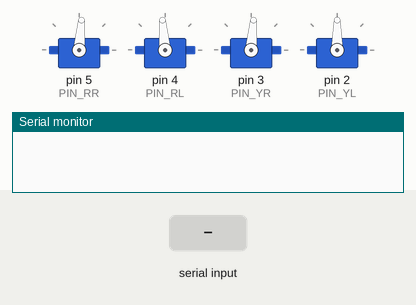
Simulated run of this sketch. Board: Arduino Uno, built with avr-gcc and run on an emulated ATmega328P. On the bench: 4 × servo, the last lines printed to the serial monitor. The inputs (shaded band) are chosen by the test bench.

Above: at 1.2 s.
1.3 s: "F" received over Serial
At 2.9 s:
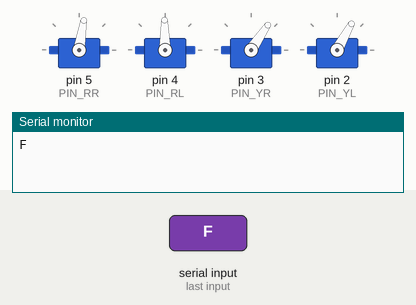
4.3 s: "B" received over Serial
At 6.8 s:
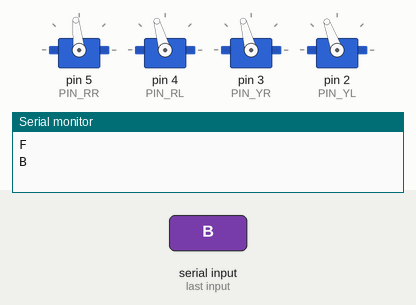
7.3 s: "L" received over Serial
At 8.8 s:
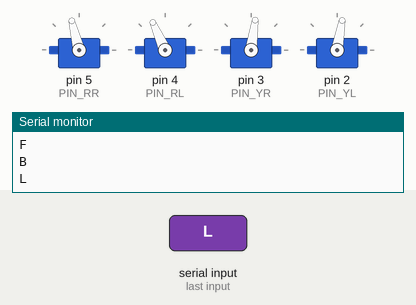
10.3 s: "R" received over Serial
At 11.9 s:
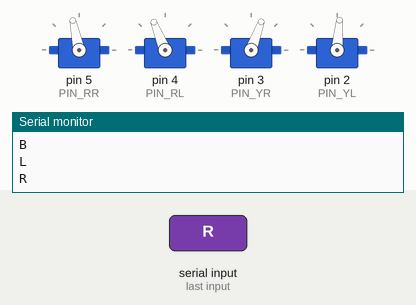
13.3 s: "F" received over Serial
16.3 s: "B" received over Serial
Timing chart, 0 to 24.5 s (numbered marks = the images above; inputs shaded):
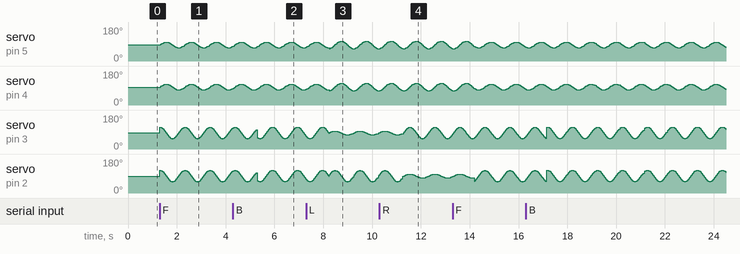

The sketch:

project_8_code2_bluetooth_control.ino
```cpp
#include <Servo.h>
#include <Oscillator.h>
#include <EEPROM.h>
#define N_SERVOS 4
//-- First step: Configure the pins where the servos are attached
/*
         ---------------
        |     O   O     |
        |---------------|
YR 3==> |               | <== YL 2
         ---------------
            ||     ||
            ||     ||
RR 5==>   -----   ------  <== RL 4
         |-----   ------|
*/
#define EEPROM_TRIM false

//调整开始舵机的角度 (注意：这里必须调整)
#define TRIM_RR (-5)  //right02
#define TRIM_RL 5  //left02
#define TRIM_YR (-5)  //right01
#define TRIM_YL 0  //left01

//舵机引脚
#define PIN_RR 5
#define PIN_RL 4
#define PIN_YR 3
#define PIN_YL 2
#define INTERVALTIME 10.0
Oscillator servo[N_SERVOS];

#include "SR04.h"
#define TRIG_PIN 6  //超声波发送引脚
#define ECHO_PIN 7  //超声波发送引脚
SR04 sr04 = SR04(ECHO_PIN,TRIG_PIN);
long a;
int i = 0;
int val = 0;

//各函数声明
void goingUp(int tempo);
void drunk (int tempo);
void noGravity(int tempo);
void kickLeft(int tempo);
void kickRight(int tempo);
void run(int steps, int T=500);
void walk(int steps, int T=1000);
void backyard(int steps, int T=3000);
void backyardSlow(int steps, int T=5000);
void turnLeft(int steps, int T=3000);
void turnRight(int steps, int T=3000);
void moonWalkLeft(int steps, int T=1000);
void moonWalkRight(int steps, int T=1000);
void crusaito(int steps, int T=1000);
void swing(int steps, int T=1000);
void upDown(int steps, int T=1000);
void flapping(int steps, int T=1000);

int t=495;
double pause=0;

//机器人停止
void Stop()
{
  for(int i=0;i<4;i++) servo[i].SetPosition(90);
}

//机器人后退
 void backyard(int steps, int T)
{
  int A[4]= {15, 15, 30, 30};
  int O[4] = {0, 0, 0, 0};
  double phase_diff[4] = {DEG2RAD(0), DEG2RAD(0), DEG2RAD(-90), DEG2RAD(-90)};
  for(int i=0;i<steps;i++)oscillate(A,O, T, phase_diff);
}

char bluetooth_val;  //字符变量，用于存放蓝牙接收到的值

//机器人左转
 void turnLeft(int steps, int T)
{
  int A[4]= {20, 20, 10, 30};
  int O[4] = {0, 0, 0, 0};
  double phase_diff[4] = {DEG2RAD(0), DEG2RAD(0), DEG2RAD(90), DEG2RAD(90)};
  for(int i=0;i<steps;i++)oscillate(A,O, T, phase_diff);
}

//机器人右转
 void turnRight(int steps, int T)
{
  int A[4]= {20, 20, 30, 10};
  int O[4] = {0, 0, 0, 0};
  double phase_diff[4] = {DEG2RAD(0), DEG2RAD(0), DEG2RAD(90), DEG2RAD(90)};
  for(int i=0;i<steps;i++)oscillate(A,O, T, phase_diff);
}

//机器人前进
 void walk(int steps, int T)
{
  int A[4]= {15, 15, 30, 30};
  int O[4] = {0, 0, 0, 0};
  double phase_diff[4] = {DEG2RAD(0), DEG2RAD(0), DEG2RAD(90), DEG2RAD(90)};
  for(int i=0;i<steps;i++)oscillate(A,O, T, phase_diff);
}

void oscillate(int A[N_SERVOS], int O[N_SERVOS], int T, double phase_diff[N_SERVOS]){
  for (int i=0; i<4; i++) {
    servo[i].SetO(O[i]);
    servo[i].SetA(A[i]);
    servo[i].SetT(T);
    servo[i].SetPh(phase_diff[i]);
  }
  double ref=millis();
   for (double x=ref; x<T+ref; x=millis()){
     for (int i=0; i<4; i++){
        servo[i].refresh();
     }
  }
}

unsigned long final_time;
unsigned long interval_time;
int oneTime;
int iteration;
float increment[N_SERVOS];
int oldPosition[]={90,90,90,90};

void moveNServos(int time, int  newPosition[]){
  for(int i=0;i<N_SERVOS;i++) increment[i] = ((newPosition[i])-oldPosition[i])/(time/INTERVALTIME);
  final_time =  millis() + time;
  iteration = 1;
  while(millis() < final_time){ //Javi del futuro cambia esto
      interval_time = millis()+INTERVALTIME;
      oneTime=0;
      while(millis()<interval_time){
          if(oneTime<1){
              for(int i=0;i<N_SERVOS;i++){
                  servo[i].SetPosition(oldPosition[i] + (iteration * increment[i]));
              }
              iteration++;
              oneTime++;
          }
      }
  }

  for(int i=0;i<N_SERVOS;i++){
    oldPosition[i] = newPosition[i];
  }
}

void setup(){
  Serial.begin(9600);
  servo[0].attach(PIN_RR);
  servo[1].attach(PIN_RL);
  servo[2].attach(PIN_YR);
  servo[3].attach(PIN_YL);
  int trim;
  if(EEPROM_TRIM){
    for(int x=0;x<4;x++){
      trim=EEPROM.read(x);
      if(trim>128)trim=trim-256;
      Serial.print("TRIM ");
      Serial.print(x);
      Serial.print(" en ");
      Serial.println(trim);
      servo[x].SetTrim(trim);
    }
  }
  else{
    servo[0].SetTrim(TRIM_RR);
    servo[1].SetTrim(TRIM_RL);
    servo[2].SetTrim(TRIM_YR);
    servo[3].SetTrim(TRIM_YL);
  }
  for(int i=0;i<4;i++) servo[i].SetPosition(90);
  Serial.begin(9600);
  Serial.begin(9600);
}

void loop(){
  if (Serial.available())  //判断串口缓存区是否有数据
  {
    bluetooth_val = Serial.read();  //读取串口缓存区的数据
    Serial.println(bluetooth_val);  //打印出来
  }
  switch (bluetooth_val) {  //变量bluetooth_val的值与各个case逐个进行比较
   case 'F':                //当变量bluetooth_val的值是'F'时
    walk(1,2*t);            //以2*t的速度前进1步
    break;                  //退出switch-case语句体
   case 'B':                //当变量bluetooth_val的值是'B'时
    backyard(1,2*t);        //以2*t的速度后退1步
    break;
   case 'L':                //当变量bluetooth_val的值是'L'时
    turnLeft(1,2*t);        //以2*t的速度左转1步
    break;
   case 'R':                 //当变量bluetooth_val的值是'R'时
    turnRight(1,2*t);        //以2*t的速度右转1步
    break;
   case 'S':                //当变量bluetooth_val的值是'S'时
    Stop();                 //停止
    break;
  }

}
```
